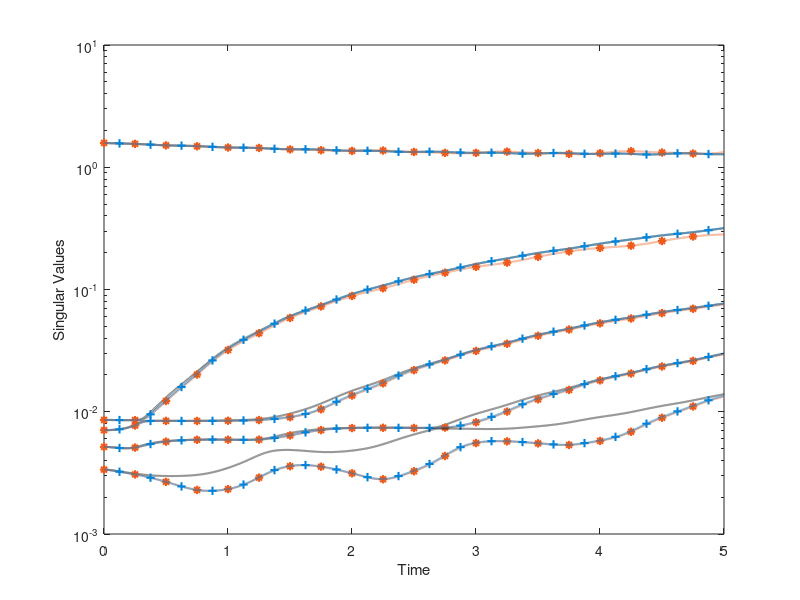
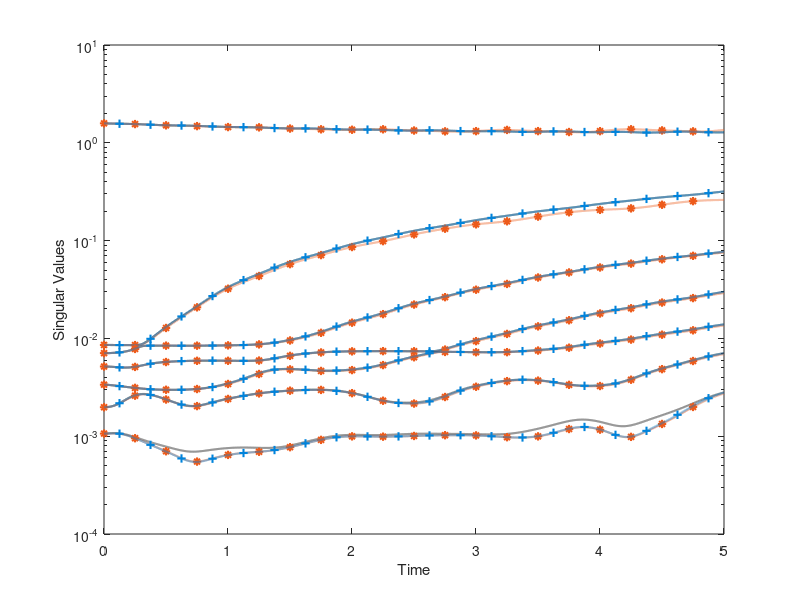

Write the MATLAB code that produced these figures, in order. (Note: this script raises an error after producing the figures.)
% Plot the singular values 
% Written by: Prerna Patil 

clc
clear 
close all 

% Singular values 
load('Robin_d8_r5.mat');
Tf = 5;

figure(1)
for i = 1:NModes
    semilogy(dt*(1:nTimeStep/nSkip)*nSkip,SDNS(i,:),'--k',LW,1.5);
    hold on 
    semilogy(dt*(1:nTimeStep),SDO(i,:),'--','color',RGB2,LW,1.5);
    semilogy(dt*(1:500:nTimeStep),SDO(i,1:500:nTimeStep),'*','color',RGB2,LW,1.5);
    
    semilogy(dt*(1:nTimeStep),Sigma(i,:),':','color',RGB1,LW,1.5);
    semilogy(dt*(250:500:nTimeStep),Sigma(i,250:500:nTimeStep),'+','color',RGB1,LW,1.5);
    
end
xlabel('Time')
ylabel('Singular Values');


% Singular values 
clear
load('Robin_d8_r7.mat');
Tf = 5;

figure(2)
for i = 1:NModes
    semilogy(dt*(1:nTimeStep/nSkip)*nSkip,SDNS(i,:),'--k',LW,1.5);
    hold on 
    semilogy(dt*(1:nTimeStep),SDO(i,:),'--','color',RGB2,LW,1.5);
    semilogy(dt*(1:500:nTimeStep),SDO(i,1:500:nTimeStep),'*','color',RGB2,LW,1.5);
    
    semilogy(dt*(1:nTimeStep),Sigma(i,:),':','color',RGB1,LW,1.5);
    semilogy(dt*(250:500:nTimeStep),Sigma(i,250:500:nTimeStep),'+','color',RGB1,LW,1.5);
    
end
xlabel('Time')
ylabel('Singular Values');


% Singular values 
clear
load('Robin_d8_r9.mat');
Tf = 5;

figure(3)
for i = 1:NModes
    semilogy(dt*(1:nTimeStep/nSkip)*nSkip,SDNS(i,:),'--k',LW,1.5);
    hold on 
    semilogy(dt*(1:nTimeStep),SDO(i,:),'--','color',RGB2,LW,1.5);
    semilogy(dt*(1:500:nTimeStep),SDO(i,1:500:nTimeStep),'*','color',RGB2,LW,1.5);
    
    semilogy(dt*(1:nTimeStep),Sigma(i,:),':','color',RGB1,LW,1.5);
    semilogy(dt*(250:500:nTimeStep),Sigma(i,250:500:nTimeStep),'+','color',RGB1,LW,1.5);
    
end
xlabel('Time')
ylabel('Singular Values');
h= zeros(3,1);
h(1) = plot(NaN,NaN,'--k','linewidth',1.5);
h(2) = plot(NaN,NaN,':+','color',RGB1,LW,2.5);
h(3) = plot(NaN,NaN,'-*','color',RGB2,LW,1.5);
legend(h,'KL','DBO','DO','Location','southeast' );
set(gca,'FontName','Times New Roman','FontSize',18);
box on 
grid on 
ax= gca;
ax.XMinorGrid = 'on';
ax.YMinorGrid = 'off';

figure(1)
hold on 
for i = 6:NModes
    semilogy(dt*(1:nTimeStep/nSkip)*nSkip,SDNS(i,:),'--k',LW,1.5);
    hold on 
end
ylim([10^-4 10^1]);
h= zeros(3,1);
h(1) = plot(NaN,NaN,'--k','linewidth',1.5);
h(2) = plot(NaN,NaN,':+','color',RGB1,LW,2.5);
h(3) = plot(NaN,NaN,'-*','color',RGB2,LW,1.5);
legend(h,'KL','DBO','DO' ,'Location','southeast' );
set(gca,'FontName','Times New Roman','FontSize',18);
box on 
grid on 
ax= gca;
ax.XMinorGrid = 'on';
ax.YMinorGrid = 'off';
set(gca,'LooseInset', max(get(gca,'TightInset'), 0.02));


figure(2)
hold on 
for i = 8:NModes
    semilogy(dt*(1:nTimeStep/nSkip)*nSkip,SDNS(i,:),'--k',LW,1.5);
    hold on 
end
ylim([10^-4 10^1]);
h= zeros(3,1);
h(1) = plot(NaN,NaN,'--k','linewidth',1.5);
h(2) = plot(NaN,NaN,':+','color',RGB1,LW,2.5);
h(3) = plot(NaN,NaN,'-*','color',RGB2,LW,1.5);
legend(h,'KL','DBO','DO','Location','southeast'  );
set(gca,'FontName','Times New Roman','FontSize',18);
box on 
grid on 
ax= gca;
ax.XMinorGrid = 'on';
ax.YMinorGrid = 'off';
set(gca,'LooseInset', max(get(gca,'TightInset'), 0.02));

figure(3)
ylim([10^-4 10^1]);
set(gca,'LooseInset', max(get(gca,'TightInset'), 0.02));